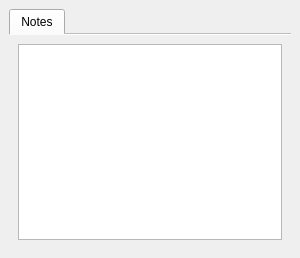
  <widget class="QDockWidget" name="dockWidget_7">
   <property name="sizePolicy">
    <sizepolicy hsizetype="Expanding" vsizetype="Expanding">
     <horstretch>0</horstretch>
     <verstretch>0</verstretch>
    </sizepolicy>
   </property>
   <property name="minimumSize">
    <size>
     <width>300</width>
     <height>174</height>
    </size>
   </property>
   <property name="features">
    <set>QDockWidget::DockWidgetFloatable|QDockWidget::DockWidgetMovable</set>
   </property>
   <property name="windowTitle">
    <string>CODE</string>
   </property>
   <attribute name="dockWidgetArea">
    <number>1</number>
   </attribute>
   <widget class="QWidget" name="dockWidgetContents_6">
    <layout class="QGridLayout" name="gridLayout_8">
     <item row="0" column="0">
      <widget class="QTabWidget" name="tabWidget">
       <property name="sizePolicy">
        <sizepolicy hsizetype="Expanding" vsizetype="Expanding">
         <horstretch>0</horstretch>
         <verstretch>0</verstretch>
        </sizepolicy>
       </property>
       <property name="autoFillBackground">
        <bool>true</bool>
       </property>
       <property name="styleSheet">
        <string notr="true"/>
       </property>
       <property name="tabShape">
        <enum>QTabWidget::Rounded</enum>
       </property>
       <property name="currentIndex">
        <number>0</number>
       </property>
       <property name="documentMode">
        <bool>true</bool>
       </property>
       <widget class="QWidget" name="tab">
        <attribute name="title">
         <string>Notes</string>
        </attribute>
        <layout class="QHBoxLayout" name="horizontalLayout">
         <item>
          <widget class="QTextEdit" name="notesEdit"/>
         </item>
        </layout>
       </widget>
      </widget>
     </item>
    </layout>
   </widget>
  </widget>
